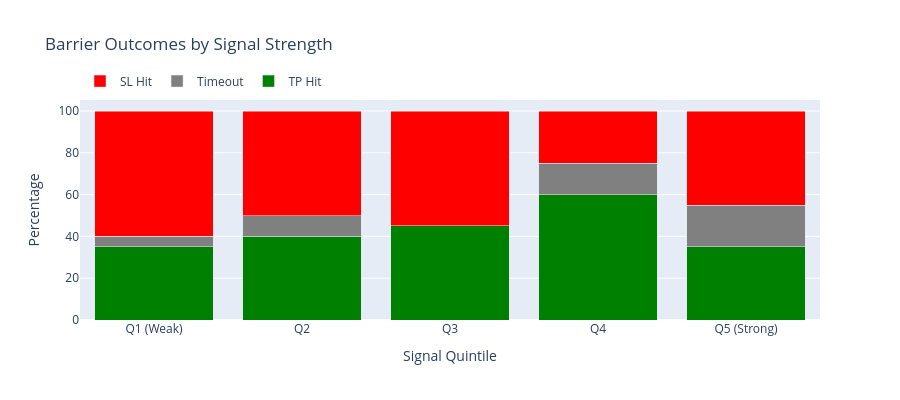

Notebook code for this chart:
### Code cell
# Visualize barrier outcomes
outcome_summary = merged.groupby(["signal_quintile", "label"]).size().unstack(fill_value=0)
outcome_summary.columns = ["SL Hit", "Timeout", "TP Hit"]
outcome_pct = outcome_summary.div(outcome_summary.sum(axis=1), axis=0) * 100

fig = go.Figure()

for col, color in zip(["TP Hit", "Timeout", "SL Hit"], ["green", "gray", "red"], strict=False):
    fig.add_trace(
        go.Bar(
            x=outcome_pct.index.astype(str),
            y=outcome_pct[col],
            name=col,
            marker_color=color,
        )
    )

fig.update_layout(
    title="Barrier Outcomes by Signal Strength",
    xaxis_title="Signal Quintile",
    yaxis_title="Percentage",
    barmode="stack",
    height=400,
    legend=dict(orientation="h", yanchor="bottom", y=1.02),
)
fig.show()

### Figure 1 — Plotly figure (JSON) as saved in the notebook; plotly's stock layout.template omitted (floating-point values rounded to 4 significant figures)
{"data": [{"marker": {"color": "green"}, "name": "TP Hit", "type": "bar", "x": ["Q1 (Weak)", "Q2", "Q3", "Q4", "Q5 (Strong)"], "y": [35.0, 40.0, 45.0, 60.0, 35.0]}, {"marker": {"color": "gray"}, "name": "Timeout", "type": "bar", "x": ["Q1 (Weak)", "Q2", "Q3", "Q4", "Q5 (Strong)"], "y": [5.0, 10.0, 0.0, 15.0, 20.0]}, {"marker": {"color": "red"}, "name": "SL Hit", "type": "bar", "x": ["Q1 (Weak)", "Q2", "Q3", "Q4", "Q5 (Strong)"], "y": [60.0, 50.0, 55.0, 25.0, 45.0]}], "layout": {"barmode": "stack", "height": 400, "legend": {"orientation": "h", "y": 1.02, "yanchor": "bottom"}, "title": {"text": "Barrier Outcomes by Signal Strength"}, "xaxis": {"title": {"text": "Signal Quintile"}}, "yaxis": {"title": {"text": "Percentage"}}}}
